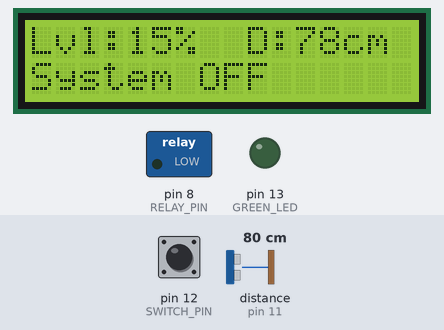
The sketch below on a simulated Arduino Uno, built with avr-gcc and run on an emulated ATmega328P. Shown: 16×2 character LCD, switched loads named in the sketch (green lamp = pin HIGH), output pins drawn as LEDs (lit = HIGH). Wiring (inferred from the names in the program): ultrasonic range finder: trigger pin 10; echo pin 11. The inputs (shaded band) are chosen by the test bench; at power-on: pin 12 (SWITCH_PIN) HIGH, distance to the obstacle (sensor on pin 11) 80 cm. The echo pulse lasts 58.3 µs per cm; pins used as bus, display or sensor lines are not drawn.

Above: at 3.2 s.
3.3 s: pin 12 (SWITCH_PIN) pulled LOW for 0.65 s
At 5.2 s:
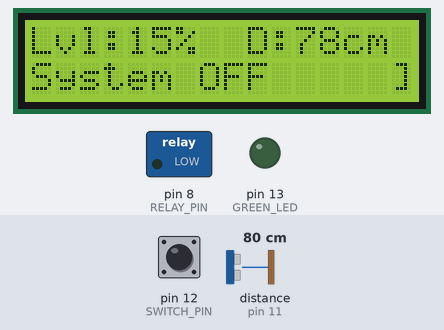
5.7 s: distance to the obstacle (sensor on pin 11) set to 2 cm
At 6.7 s:
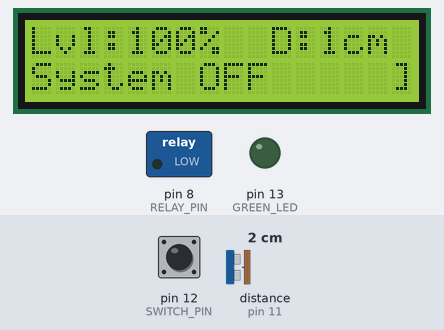
8.4 s: pin 12 (SWITCH_PIN) pulled LOW for 1 s
At 8.9 s:
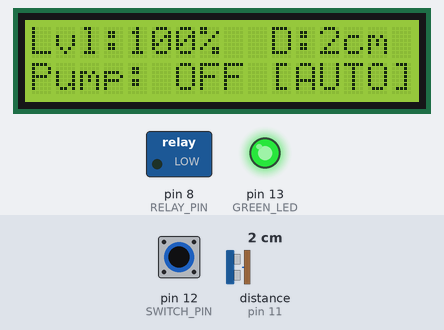
10.9 s: distance to the obstacle (sensor on pin 11) set to 4 cm
At 11.8 s:
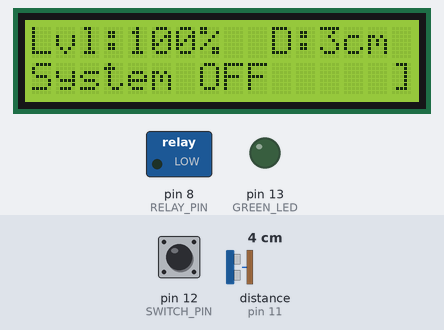
12.7 s: distance to the obstacle (sensor on pin 11) set to 9 cm
At 14.2 s:
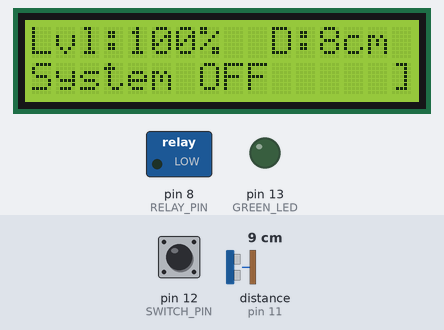
Timing chart, 0 to 15.3 s (numbered marks = the images above; inputs shaded):
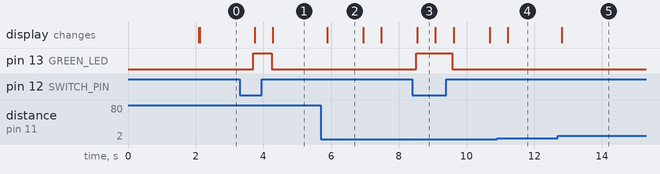

Measured:
- after the input at 3.3 s, pin 13 (GREEN_LED): LOW → HIGH after 0.41 s, → LOW 0.54 s later; the display: first changes after 0.44 s (image 1 shows a later state)
- after the input at 5.7 s, the display: changes after 0.18 s (image 2)
- after the input at 8.4 s, pin 13 (GREEN_LED): LOW → HIGH after 0.11 s, → LOW 1.1 s later; the display: changes after 0.15 s (image 3)
- after the input at 10.9 s, the display: changes after 0.31 s (image 4)
- after the input at 12.7 s, the display: changes after 0.11 s (image 5)
- what the display in image 2 shows lasts 1.0 s, from 5.9 s to 6.9 s
- what the display in image 3 shows lasts 0.6 s, from 8.5 s to 9.1 s

The sketch:

code.ino
```cpp
#include <Wire.h>
#include <LiquidCrystal_I2C.h>

// --- Pin Definitions ---
#define RELAY_PIN 8      // Relay module controlling the pump (Red LED)
#define TRIG_PIN 10      // Ultrasonic sensor TRIG pin
#define ECHO_PIN 11      // Ultrasonic sensor ECHO pin
#define SWITCH_PIN 12    // Slide switch for Auto/Manual override
#define GREEN_LED 13     // System status indicator

// --- Tank Dimensions (in cm) ---
// Adjust these values based on your actual tank size
const int FULL_LEVEL = 10;   // Distance when tank is considered FULL (Pump turns OFF)
const int EMPTY_LEVEL = 90;  // Distance when tank is considered EMPTY (Pump turns ON)

// Initialize the LCD (I2C address is usually 0x27 or 0x3F for 16x2 screens)
LiquidCrystal_I2C lcd(0x27, 16, 2);

// Global variables to track state
bool pumpState = false;

void setup() {
  Serial.begin(9600);

  // Configure pins
  pinMode(TRIG_PIN, OUTPUT);
  pinMode(ECHO_PIN, INPUT);
  pinMode(RELAY_PIN, OUTPUT);
  pinMode(GREEN_LED, OUTPUT);

  // Use internal pull-up resistor since the switch connects to ground
  pinMode(SWITCH_PIN, INPUT_PULLUP);

  // Make sure pump is initially off
  digitalWrite(RELAY_PIN, LOW);

  // Initialize LCD
  lcd.init();
  lcd.backlight();
  lcd.setCursor(0, 0);
  lcd.print("Water Level");
  lcd.setCursor(0, 1);
  lcd.print("Controller");
  delay(2000);
  lcd.clear();
}

void loop() {
  // 1. Read the switch state (LOW = Auto Mode, HIGH = System Off/Manual)
  bool isAutoMode = (digitalRead(SWITCH_PIN) == LOW);

  // 2. Measure distance from ultrasonic sensor
  long distance = getDistance();

  // Calculate water level percentage (Optional, for display)
  // Constrain ensures the percentage stays between 0 and 100
  int levelPercentage = map(distance, EMPTY_LEVEL, FULL_LEVEL, 0, 100);
  levelPercentage = constrain(levelPercentage, 0, 100);

  // 3. Control Logic
  if (isAutoMode) {
    digitalWrite(GREEN_LED, HIGH); // Indicator that Auto Mode is ON

    // If water is low, turn pump ON
    if (distance >= EMPTY_LEVEL && !pumpState) {
      pumpState = true;
      digitalWrite(RELAY_PIN, HIGH); // Turn Relay ON
    }
    // If water is high, turn pump OFF
    else if (distance <= FULL_LEVEL && pumpState) {
      pumpState = false;
      digitalWrite(RELAY_PIN, LOW); // Turn Relay OFF
    }
  } else {
    // System turned off via switch
    digitalWrite(GREEN_LED, LOW);
    pumpState = false;
    digitalWrite(RELAY_PIN, LOW);
  }

  // 4. Update LCD Display
  updateDisplay(distance, levelPercentage, isAutoMode);

  // Short delay to stabilize readings
  delay(500);
}

// Function to calculate distance using HC-SR04
long getDistance() {
  digitalWrite(TRIG_PIN, LOW);
  delayMicroseconds(2);
  digitalWrite(TRIG_PIN, HIGH);
  delayMicroseconds(10);
  digitalWrite(TRIG_PIN, LOW);

  long duration = pulseIn(ECHO_PIN, HIGH);
  // Calculate distance in cm (Speed of sound is ~343m/s)
  long cm = duration * 0.034 / 2;
  return cm;
}

// Function to handle LCD formatting
void updateDisplay(long dist, int percent, bool autoMode) {
  lcd.setCursor(0, 0);
  lcd.print("Lvl:");
  lcd.print(percent);
  lcd.print("%  D:");
  lcd.print(dist);
  lcd.print("cm   "); // Extra spaces to clear trailing characters

  lcd.setCursor(0, 1);
  if (autoMode) {
    lcd.print("Pump: ");
    lcd.print(pumpState ? "ON " : "OFF");
    lcd.print(" [AUTO]");
  } else {
    lcd.print("System OFF     ");
  }
}
```
